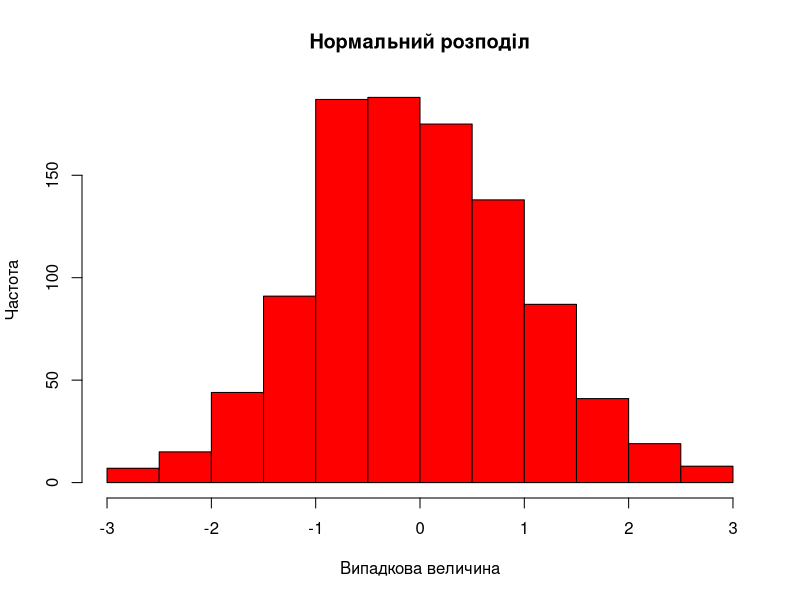

R code for this plot:
## ---- chunk 1

hist(
  x = rnorm(1000),
  col = "red",
  main = "Нормальний розподіл",
  xlab = "Випадкова величина", ylab = "Частота"
)

## ---- chunk 2

knitr::kable(
  x = ability.cov$cov, digits = 1
)

